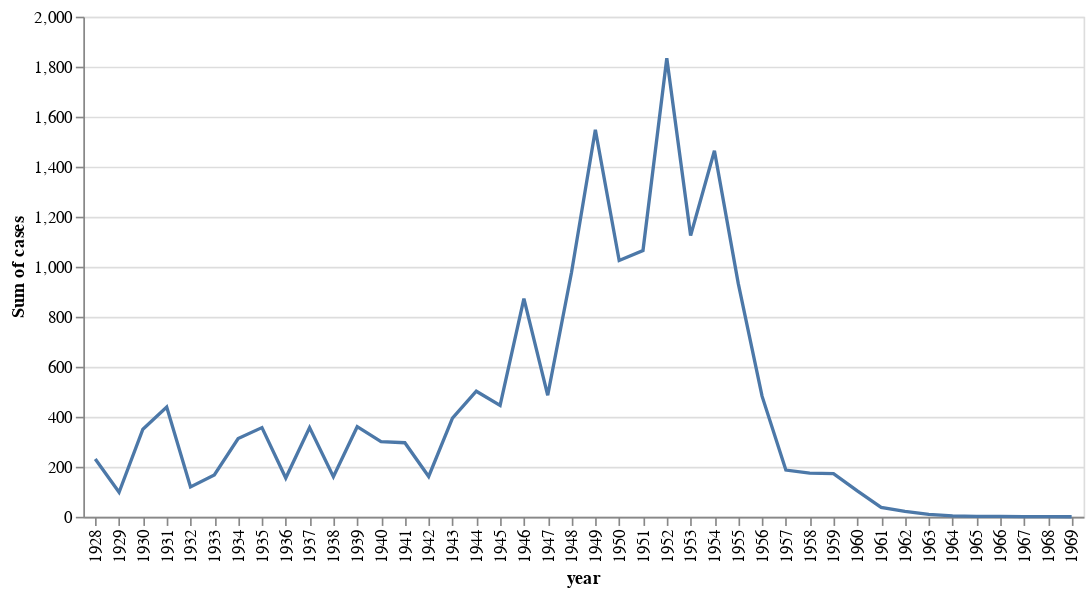

Notebook cell for this chart:
### Markdown cell above
## Timeline of total incidence per year (summed over all states)

### Code cell
alt.Chart(polio).mark_line().encode(
    x = 'year:O',
    y = 'sum(cases):Q'
).properties(
    width = 600
)

### Figure 1 — Vega specification as saved in the notebook (floating-point values rounded to 4 significant figures)
{"$schema": "https://vega.github.io/schema/vega/v5.json", "data": [{"name": "source_0", "values": [{"sum_cases": 231.1, "year": 1928}, {"sum_cases": 98.12, "year": 1929}, {"sum_cases": 350.0, "year": 1930}, {"sum_cases": 438.4, "year": 1931}, {"sum_cases": 119.3, "year": 1932}, {"sum_cases": 167.0, "year": 1933}, {"sum_cases": 312.8, "year": 1934}, {"sum_cases": 356.7, "year": 1935}, {"sum_cases": 155.1, "year": 1936}, {"sum_cases": 356.6, "year": 1937}, {"sum_cases": 160.6, "year": 1938}, {"sum_cases": 360.2, "year": 1939}, {"sum_cases": 300.3, "year": 1940}, {"sum_cases": 296.1, "year": 1941}, {"sum_cases": 161.3, "year": 1942}, {"sum_cases": 394.8, "year": 1943}, {"sum_cases": 502.1, "year": 1944}, {"sum_cases": 445.1, "year": 1945}, {"sum_cases": 872.7, "year": 1946}, {"sum_cases": 485.8, "year": 1947}, {"sum_cases": 977.6, "year": 1948}, {"sum_cases": 1548.0, "year": 1949}, {"sum_cases": 1025.0, "year": 1950}, {"sum_cases": 1065.0, "year": 1951}, {"sum_cases": 1834.0, "year": 1952}, {"sum_cases": 1124.0, "year": 1953}, {"sum_cases": 1464.0, "year": 1954}, {"sum_cases": 933.4, "year": 1955}, {"sum_cases": 482.3, "year": 1956}, {"sum_cases": 186.7, "year": 1957}, {"sum_cases": 174.4, "year": 1958}, {"sum_cases": 172.7, "year": 1959}, {"sum_cases": 103.2, "year": 1960}, {"sum_cases": 37.2, "year": 1961}, {"sum_cases": 21.26, "year": 1962}, {"sum_cases": 9.39, "year": 1963}, {"sum_cases": 3.36, "year": 1964}, {"sum_cases": 1.49, "year": 1965}, {"sum_cases": 1.26, "year": 1966}, {"sum_cases": 0.74, "year": 1967}, {"sum_cases": 0.88, "year": 1968}, {"sum_cases": 0.0, "year": 1969}]}, {"name": "source_0_x_domain_year", "values": [{"year": 1928}, {"year": 1929}, {"year": 1930}, {"year": 1931}, {"year": 1932}, {"year": 1933}, {"year": 1934}, {"year": 1935}, {"year": 1936}, {"year": 1937}, {"year": 1938}, {"year": 1939}, {"year": 1940}, {"year": 1941}, {"year": 1942}, {"year": 1943}, {"year": 1944}, {"year": 1945}, {"year": 1946}, {"year": 1947}, {"year": 1948}, {"year": 1949}, {"year": 1950}, {"year": 1951}, {"year": 1952}, {"year": 1953}, {"year": 1954}, {"year": 1955}, {"year": 1956}, {"year": 1957}, {"year": 1958}, {"year": 1959}, {"year": 1960}, {"year": 1961}, {"year": 1962}, {"year": 1963}, {"year": 1964}, {"year": 1965}, {"year": 1966}, {"year": 1967}, {"year": 1968}, {"year": 1969}]}, {"name": "source_0_y_domain_sum_cases", "values": [{"min": 0.0, "max": 1834.0}]}], "marks": [{"type": "line", "name": "marks", "from": {"data": "source_0"}, "sort": {"field": "datum[\"year\"]"}, "encode": {"update": {"defined": {"signal": "isValid(datum[\"sum_cases\"]) && isFinite(+datum[\"sum_cases\"])"}, "stroke": {"value": "#4c78a8"}, "description": {"signal": "\"year: \" + (isValid(datum[\"year\"]) ? datum[\"year\"] : \"\"+datum[\"year\"]) + \"; Sum of cases: \" + (format(datum[\"sum_cases\"], \"\"))"}, "x": {"field": "year", "scale": "x"}, "y": {"field": "sum_cases", "scale": "y"}}}, "style": ["line"]}], "scales": [{"name": "x", "type": "point", "domain": {"data": "source_0_x_domain_year", "field": "year", "sort": true}, "range": [0, {"signal": "width"}], "padding": 0.5}, {"name": "y", "type": "linear", "domain": [{"signal": "(data(\"source_0_y_domain_sum_cases\")[0] || {}).min"}, {"signal": "(data(\"source_0_y_domain_sum_cases\")[0] || {}).max"}], "range": [{"signal": "height"}, 0], "nice": true, "zero": true}], "axes": [{"scale": "y", "grid": true, "labels": false, "ticks": false, "aria": false, "orient": "left", "domain": false, "gridScale": "x", "tickCount": {"signal": "ceil(height/40)"}, "minExtent": 0, "zindex": 0, "maxExtent": 0}, {"scale": "x", "labelBaseline": "middle", "zindex": 0, "orient": "bottom", "grid": false, "labelAngle": 270, "title": "year", "labelAlign": "right"}, {"scale": "y", "tickCount": {"signal": "ceil(height/40)"}, "title": "Sum of cases", "zindex": 0, "orient": "left", "grid": false, "labelOverlap": true}], "width": 600, "height": 300, "style": "cell", "background": "white", "padding": 5}
